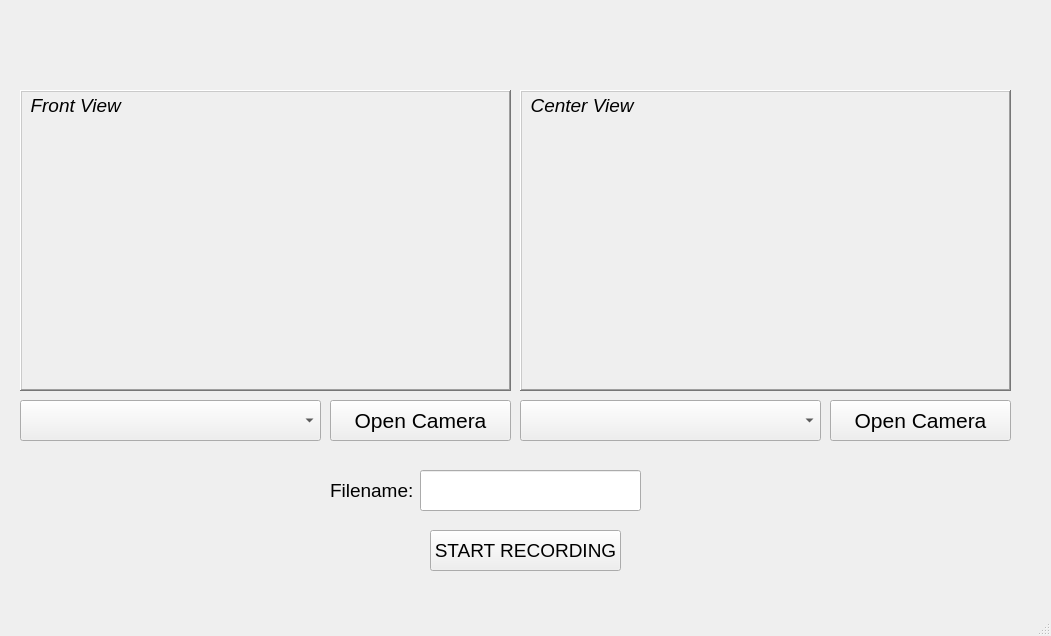
<?xml version="1.0" encoding="UTF-8"?>
<ui version="4.0">
 <class>MainWindow</class>
 <widget class="QMainWindow" name="MainWindow">
  <property name="geometry">
   <rect>
    <x>0</x>
    <y>0</y>
    <width>1051</width>
    <height>636</height>
   </rect>
  </property>
  <property name="windowTitle">
   <string>MainWindow</string>
  </property>
  <widget class="QWidget" name="centralwidget">
   <widget class="QFrame" name="frame">
    <property name="geometry">
     <rect>
      <x>20</x>
      <y>90</y>
      <width>491</width>
      <height>301</height>
     </rect>
    </property>
    <property name="frameShape">
     <enum>QFrame::Shape::WinPanel</enum>
    </property>
    <property name="frameShadow">
     <enum>QFrame::Shadow::Raised</enum>
    </property>
    <property name="lineWidth">
     <number>2</number>
    </property>
    <widget class="QLabel" name="label">
     <property name="geometry">
      <rect>
       <x>0</x>
       <y>0</y>
       <width>111</width>
       <height>31</height>
      </rect>
     </property>
     <property name="font">
      <font>
       <pointsize>14</pointsize>
       <italic>true</italic>
      </font>
     </property>
     <property name="text">
      <string>  Front View</string>
     </property>
    </widget>
   </widget>
   <widget class="QFrame" name="frame_2">
    <property name="geometry">
     <rect>
      <x>520</x>
      <y>90</y>
      <width>491</width>
      <height>301</height>
     </rect>
    </property>
    <property name="frameShape">
     <enum>QFrame::Shape::WinPanel</enum>
    </property>
    <property name="frameShadow">
     <enum>QFrame::Shadow::Raised</enum>
    </property>
    <property name="lineWidth">
     <number>2</number>
    </property>
    <widget class="QLabel" name="label_2">
     <property name="geometry">
      <rect>
       <x>0</x>
       <y>0</y>
       <width>121</width>
       <height>31</height>
      </rect>
     </property>
     <property name="font">
      <font>
       <pointsize>14</pointsize>
       <italic>true</italic>
      </font>
     </property>
     <property name="text">
      <string>  Center View</string>
     </property>
    </widget>
   </widget>
   <widget class="QComboBox" name="comboBox">
    <property name="geometry">
     <rect>
      <x>20</x>
      <y>400</y>
      <width>301</width>
      <height>41</height>
     </rect>
    </property>
    <property name="font">
     <font>
      <pointsize>14</pointsize>
     </font>
    </property>
   </widget>
   <widget class="QComboBox" name="comboBox_2">
    <property name="geometry">
     <rect>
      <x>520</x>
      <y>400</y>
      <width>301</width>
      <height>41</height>
     </rect>
    </property>
    <property name="font">
     <font>
      <pointsize>14</pointsize>
     </font>
    </property>
   </widget>
   <widget class="QPushButton" name="pushButton">
    <property name="geometry">
     <rect>
      <x>330</x>
      <y>400</y>
      <width>181</width>
      <height>41</height>
     </rect>
    </property>
    <property name="font">
     <font>
      <pointsize>16</pointsize>
     </font>
    </property>
    <property name="text">
     <string>Open Camera</string>
    </property>
   </widget>
   <widget class="QPushButton" name="pushButton_2">
    <property name="geometry">
     <rect>
      <x>830</x>
      <y>400</y>
      <width>181</width>
      <height>41</height>
     </rect>
    </property>
    <property name="font">
     <font>
      <pointsize>16</pointsize>
     </font>
    </property>
    <property name="text">
     <string>Open Camera</string>
    </property>
   </widget>
   <widget class="QLineEdit" name="lineEdit">
    <property name="geometry">
     <rect>
      <x>420</x>
      <y>470</y>
      <width>221</width>
      <height>41</height>
     </rect>
    </property>
    <property name="font">
     <font>
      <pointsize>14</pointsize>
     </font>
    </property>
   </widget>
   <widget class="QLabel" name="label_3">
    <property name="geometry">
     <rect>
      <x>330</x>
      <y>470</y>
      <width>91</width>
      <height>41</height>
     </rect>
    </property>
    <property name="font">
     <font>
      <pointsize>14</pointsize>
     </font>
    </property>
    <property name="text">
     <string>Filename:</string>
    </property>
   </widget>
   <widget class="QPushButton" name="pushButton_3">
    <property name="geometry">
     <rect>
      <x>430</x>
      <y>530</y>
      <width>191</width>
      <height>41</height>
     </rect>
    </property>
    <property name="font">
     <font>
      <pointsize>14</pointsize>
     </font>
    </property>
    <property name="text">
     <string>START RECORDING</string>
    </property>
   </widget>
  </widget>
  <widget class="QMenuBar" name="menubar">
   <property name="geometry">
    <rect>
     <x>0</x>
     <y>0</y>
     <width>1051</width>
     <height>22</height>
    </rect>
   </property>
  </widget>
  <widget class="QStatusBar" name="statusbar"/>
 </widget>
 <resources/>
 <connections/>
</ui>
